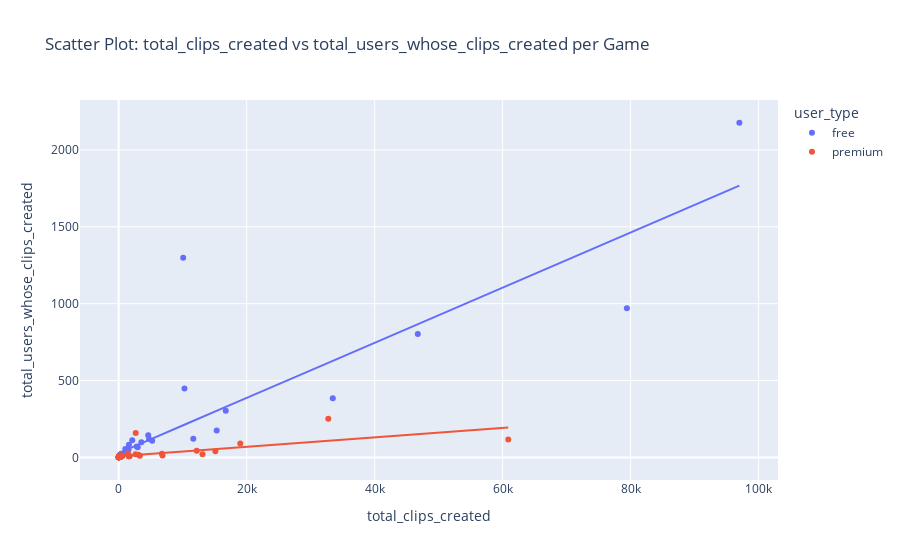
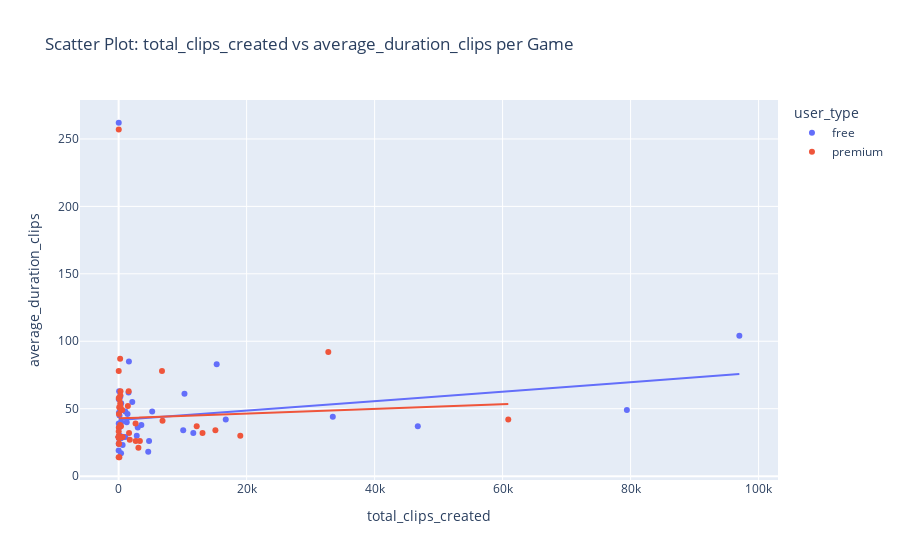
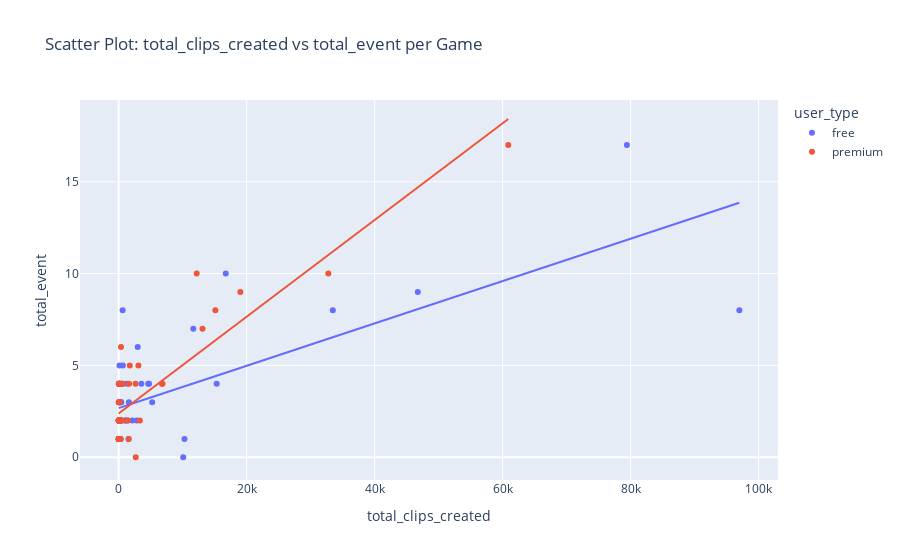

These figures' notebook cell, in order:
### Markdown cell above
#### Charts

### Code cell
import plotly.express as px
import itertools

columns_corr = [
    'total_clips_created',
    'total_users_whose_clips_created',
    'average_duration_clips',
    'total_event',
    'average_clips_per_user'
]

# Buat semua pasangan kolom unik (tanpa duplikat dan kolom sama)
pairs = list(itertools.combinations(columns_corr, 2))

# Loop untuk buat scatter plot semua pasangan
for x_col, y_col in pairs:
    fig = px.scatter(
        df_agg_clip_by_user_type_per_game,
        x=x_col,
        y=y_col,
        color="user_type",
        trendline="ols",
        trendline_scope="trace",
        hover_data=["game_name"],
        title=f"Scatter Plot: {x_col} vs {y_col} per Game"
    )

    fig.show()

### Figure 1 — Plotly figure (JSON) as saved in the notebook; plotly's stock layout.template omitted (floating-point values rounded to 4 significant figures)
{"data": [{"customdata": [["Other Games"], [null], ["COD: Warzone3-2 & MW3-2"], ["Fortnite"], ["Podcast"], ["Valorant"], ["Apex Legends"], ["Overwatch 2"], ["Tom Clancy's Rainbow Six: Siege"], ["League of Legends"], ["NBA: 2K24"], ["chatting"], ["Rocket League"], ["Dead by Daylight"], ["Fall Guys"], ["Counter Strike2"], ["Madden NFL 24"], ["Grand Theft Auto V"], ["ROBLOX"], ["FIFA 23-24 & EA Sports FC 24"], ["Destiny "], ["Mortal Kombat 1"], ["COD: Black Ops Coldwar"], ["The Texas Chain Saw Massacre"], ["starfield"], ["Halo Infinite"], ["Farlight84"], ["PlayerUnknown's Battlegrounds\n"], ["Among Us"], ["Party Animals"], ["Elden Ring"], ["Phasmophobia"], ["THE FINALS"], ["Naraka"], ["Lies of P"], ["My Hero Ultra Rumble"], ["PAYDAY 3"], ["COD: Mobile"], ["Rogue Company"], ["Marvel's Spider-Man 2"], ["Street Fighter"], ["Remnant 2"], ["SMITE"], ["Mobile Legend"], ["Honkai: Star Rail"], ["Fifa fc 2024"], ["COD: Vanguard"], ["Team Fight Tatics"], ["Worlds of Tanks"], ["Hearthstone"], ["Freefire"], ["MLB The Show 22&23"], ["battlefield2042"], ["SuperSmash Bros Ultimate"]], "hovertemplate": "user_type=free<br>total_clips_created=%{x}<br>total_users_whose_clips_created=%{y}<br>game_name=%{customdata[0]}<extra></extra>", "legendgroup": "free", "marker": {"color": "#636efa", "symbol": "circle"}, "mode": "markers", "name": "free", "orientation": "v", "showlegend": true, "type": "scatter", "x": [96995, 10091, 79418, 46749, 10288, 33465, 16739, 15323, 4623, 11668, 4757, 2129, 5244, 3553, 1606, 2830, 2984, 1391, 1042, 1548, 1264, 1053, 666, 395, 526, 394, 379, 622, 212, 270, 375, 249, 607, 321, 196, 169, 80, 128, 155, 63, 248, 41, 81, 138, 45, 32, 30, 20, 89, 3, 16, 15, 55, 11], "xaxis": "x", "y": [2177, 1299, 971, 802, 448, 384, 304, 175, 144, 122, 119, 111, 108, 99, 82, 71, 66, 55, 54, 52, 37, 27, 24, 23, 18, 18, 18, 17, 17, 17, 16, 15, 15, 12, 11, 7, 7, 7, 7, 6, 5, 5, 4, 3, 3, 3, 3, 2, 2, 1, 1, 1, 1, 1], "yaxis": "y"}, {"hovertemplate": "<b>OLS trendline</b><br>total_users_whose_clips_created = 0.0179361 * total_clips_created + 28.0566<br>R<sup>2</sup>=0.762768<br><br>user_type=free<br>total_clips_created=%{x}<br>total_users_whose_clips_created=%{y} <b>(trend)</b><extra></extra>", "legendgroup": "free", "marker": {"color": "#636efa", "symbol": "circle"}, "mode": "lines", "name": "free", "showlegend": false, "type": "scatter", "x": [3, 11, 15, 16, 20, 30, 32, 41, 45, 55, 63, 80, 81, 89, 128, 138, 155, 169, 196, 212, 248, 249, 270, 321, 375, 379, 394, 395, 526, 607, 622, 666, 1042, 1053, 1264, 1391, 1548, 1606, 2129, 2830, 2984, 3553, 4623, 4757, 5244, 10091, 10288, 11668, 15323, 16739, 33465, 46749, 79418, 96995], "xaxis": "x", "y": [28.11, 28.25, 28.33, 28.34, 28.42, 28.59, 28.63, 28.79, 28.86, 29.04, 29.19, 29.49, 29.51, 29.65, 30.35, 30.53, 30.84, 31.09, 31.57, 31.86, 32.5, 32.52, 32.9, 33.81, 34.78, 34.85, 35.12, 35.14, 37.49, 38.94, 39.21, 40.0, 46.75, 46.94, 50.73, 53.01, 55.82, 56.86, 66.24, 78.82, 81.58, 91.78, 111.0, 113.4, 122.1, 209.0, 212.6, 237.3, 302.9, 328.3, 628.3, 866.6, 1453.0, 1768.0], "yaxis": "y"}, {"customdata": [["Other Games"], [null], ["COD: Warzone3-2 & MW3-2"], ["Fortnite"], ["Apex Legends"], ["Valorant"], ["chatting"], ["Overwatch 2"], ["League of Legends"], ["Dead by Daylight"], ["Tom Clancy's Rainbow Six: Siege"], ["Fall Guys"], ["Rocket League"], ["Party Animals"], ["Counter Strike2"], ["Phasmophobia"], ["THE FINALS"], ["NBA: 2K24"], ["Farlight84"], ["Grand Theft Auto V"], ["Halo Infinite"], ["FIFA 23-24 & EA Sports FC 24"], ["starfield"], ["Podcast"], ["The Texas Chain Saw Massacre"], ["Madden NFL 24"], ["ROBLOX"], ["Destiny "], ["Among Us"], ["Honkai: Star Rail"], ["Forza Motorsport"], ["Team Fight Tatics"], ["Marvel's Spider-Man 2"], ["Game Detector"], ["Lies of P"], ["Elden Ring"], ["Naraka"], ["My Hero Ultra Rumble"], ["PlayerUnknown's Battlegrounds\n"], ["SMITE"], ["Hearthstone"], ["Remnant 2"], ["Freefire"], ["MLB The Show 22&23"], ["SuperSmash Bros Ultimate"], ["Fifa fc 2024"], ["Rogue Company"], ["COD: Mobile"], ["COD: Vanguard"], ["Street Fighter"], ["Mortal Kombat 1"], ["Mobile Legend"], ["NHL 23"], ["COD: Black Ops Coldwar"]], "hovertemplate": "user_type=premium<br>total_clips_created=%{x}<br>total_users_whose_clips_created=%{y}<br>game_name=%{customdata[0]}<extra></extra>", "legendgroup": "premium", "marker": {"color": "#EF553B", "symbol": "circle"}, "mode": "markers", "name": "premium", "orientation": "v", "showlegend": true, "type": "scatter", "x": [32764, 2670, 60887, 19010, 12199, 15121, 1444, 6774, 13108, 2645, 3090, 235, 6860, 256, 3321, 288, 619, 1740, 472, 553, 1627, 1567, 167, 291, 266, 369, 121, 236, 30, 308, 207, 45, 13, 14, 261, 112, 146, 28, 56, 214, 34, 42, 19, 28, 3, 21, 45, 10, 7, 8, 105, 94, 66, 24], "xaxis": "x", "y": [252, 158, 116, 90, 43, 40, 27, 24, 21, 21, 17, 14, 13, 11, 11, 10, 10, 9, 9, 9, 8, 7, 7, 7, 6, 6, 5, 5, 4, 4, 4, 3, 3, 3, 3, 3, 2, 2, 2, 2, 2, 2, 1, 1, 1, 1, 1, 1, 1, 1, 1, 1, 1, 1], "yaxis": "y"}, {"hovertemplate": "<b>OLS trendline</b><br>total_users_whose_clips_created = 0.00306608 * total_clips_created + 7.82374<br>R<sup>2</sup>=0.491374<br><br>user_type=premium<br>total_clips_created=%{x}<br>total_users_whose_clips_created=%{y} <b>(trend)</b><extra></extra>", "legendgroup": "premium", "marker": {"color": "#EF553B", "symbol": "circle"}, "mode": "lines", "name": "premium", "showlegend": false, "type": "scatter", "x": [3, 7, 8, 10, 13, 14, 19, 21, 24, 28, 28, 30, 34, 42, 45, 45, 56, 66, 94, 105, 112, 121, 146, 167, 207, 214, 235, 236, 256, 261, 266, 288, 291, 308, 369, 472, 553, 619, 1444, 1567, 1627, 1740, 2645, 2670, 3090, 3321, 6774, 6860, 12199, 13108, 15121, 19010, 32764, 60887], "xaxis": "x", "y": [7.833, 7.845, 7.848, 7.854, 7.864, 7.867, 7.882, 7.888, 7.897, 7.91, 7.91, 7.916, 7.928, 7.953, 7.962, 7.962, 7.995, 8.026, 8.112, 8.146, 8.167, 8.195, 8.271, 8.336, 8.458, 8.48, 8.544, 8.547, 8.609, 8.624, 8.639, 8.707, 8.716, 8.768, 8.955, 9.271, 9.519, 9.722, 12.25, 12.63, 12.81, 13.16, 15.93, 16.01, 17.3, 18.01, 28.59, 28.86, 45.23, 48.01, 54.19, 66.11, 108.3, 194.5], "yaxis": "y"}], "layout": {"legend": {"title": {"text": "user_type"}, "tracegroupgap": 0}, "title": {"text": "Scatter Plot: total_clips_created vs total_users_whose_clips_created per Game"}, "xaxis": {"anchor": "y", "domain": [0, 1], "title": {"text": "total_clips_created"}}, "yaxis": {"anchor": "x", "domain": [0, 1], "title": {"text": "total_users_whose_clips_created"}}}}

### Figure 2 — Plotly figure (JSON) as saved in the notebook; plotly's stock layout.template omitted (floating-point values rounded to 4 significant figures)
{"data": [{"customdata": [["Other Games"], [null], ["COD: Warzone3-2 & MW3-2"], ["Fortnite"], ["Podcast"], ["Valorant"], ["Apex Legends"], ["Overwatch 2"], ["Tom Clancy's Rainbow Six: Siege"], ["League of Legends"], ["NBA: 2K24"], ["chatting"], ["Rocket League"], ["Dead by Daylight"], ["Fall Guys"], ["Counter Strike2"], ["Madden NFL 24"], ["Grand Theft Auto V"], ["ROBLOX"], ["FIFA 23-24 & EA Sports FC 24"], ["Destiny "], ["Mortal Kombat 1"], ["COD: Black Ops Coldwar"], ["The Texas Chain Saw Massacre"], ["starfield"], ["Halo Infinite"], ["Farlight84"], ["PlayerUnknown's Battlegrounds\n"], ["Among Us"], ["Party Animals"], ["Elden Ring"], ["Phasmophobia"], ["THE FINALS"], ["Naraka"], ["Lies of P"], ["My Hero Ultra Rumble"], ["PAYDAY 3"], ["COD: Mobile"], ["Rogue Company"], ["Marvel's Spider-Man 2"], ["Street Fighter"], ["Remnant 2"], ["SMITE"], ["Mobile Legend"], ["Honkai: Star Rail"], ["Fifa fc 2024"], ["COD: Vanguard"], ["Team Fight Tatics"], ["Worlds of Tanks"], ["Hearthstone"], ["Freefire"], ["MLB The Show 22&23"], ["battlefield2042"], ["SuperSmash Bros Ultimate"]], "hovertemplate": "user_type=free<br>total_clips_created=%{x}<br>average_duration_clips=%{y}<br>game_name=%{customdata[0]}<extra></extra>", "legendgroup": "free", "marker": {"color": "#636efa", "symbol": "circle"}, "mode": "markers", "name": "free", "orientation": "v", "showlegend": true, "type": "scatter", "x": [96995, 10091, 79418, 46749, 10288, 33465, 16739, 15323, 4623, 11668, 4757, 2129, 5244, 3553, 1606, 2830, 2984, 1391, 1042, 1548, 1264, 1053, 666, 395, 526, 394, 379, 622, 212, 270, 375, 249, 607, 321, 196, 169, 80, 128, 155, 63, 248, 41, 81, 138, 45, 32, 30, 20, 89, 3, 16, 15, 55, 11], "xaxis": "x", "y": [104, 34, 49, 37, 61, 44, 42, 83, 18, 32, 26, 55, 48, 38, 85, 30, 36, 46, 48, 62, 40, 29, 29, 54, 29, 40, 28, 23, 30, 59, 17, 49, 29, 29, 29, 29, 63, 29, 29, 29, 29, 29, 29, 45, 47, 57, 29, 39, 36, 19, 262, 24, 28, 29], "yaxis": "y"}, {"hovertemplate": "<b>OLS trendline</b><br>average_duration_clips = 0.000351072 * total_clips_created + 41.5949<br>R<sup>2</sup>=0.033854<br><br>user_type=free<br>total_clips_created=%{x}<br>average_duration_clips=%{y} <b>(trend)</b><extra></extra>", "legendgroup": "free", "marker": {"color": "#636efa", "symbol": "circle"}, "mode": "lines", "name": "free", "showlegend": false, "type": "scatter", "x": [3, 11, 15, 16, 20, 30, 32, 41, 45, 55, 63, 80, 81, 89, 128, 138, 155, 169, 196, 212, 248, 249, 270, 321, 375, 379, 394, 395, 526, 607, 622, 666, 1042, 1053, 1264, 1391, 1548, 1606, 2129, 2830, 2984, 3553, 4623, 4757, 5244, 10091, 10288, 11668, 15323, 16739, 33465, 46749, 79418, 96995], "xaxis": "x", "y": [41.6, 41.6, 41.6, 41.6, 41.6, 41.61, 41.61, 41.61, 41.61, 41.61, 41.62, 41.62, 41.62, 41.63, 41.64, 41.64, 41.65, 41.65, 41.66, 41.67, 41.68, 41.68, 41.69, 41.71, 41.73, 41.73, 41.73, 41.73, 41.78, 41.81, 41.81, 41.83, 41.96, 41.96, 42.04, 42.08, 42.14, 42.16, 42.34, 42.59, 42.64, 42.84, 43.22, 43.26, 43.44, 45.14, 45.21, 45.69, 46.97, 47.47, 53.34, 58.01, 69.48, 75.65], "yaxis": "y"}, {"customdata": [["Other Games"], [null], ["COD: Warzone3-2 & MW3-2"], ["Fortnite"], ["Apex Legends"], ["Valorant"], ["chatting"], ["Overwatch 2"], ["League of Legends"], ["Dead by Daylight"], ["Tom Clancy's Rainbow Six: Siege"], ["Fall Guys"], ["Rocket League"], ["Party Animals"], ["Counter Strike2"], ["Phasmophobia"], ["THE FINALS"], ["NBA: 2K24"], ["Farlight84"], ["Grand Theft Auto V"], ["Halo Infinite"], ["FIFA 23-24 & EA Sports FC 24"], ["starfield"], ["Podcast"], ["The Texas Chain Saw Massacre"], ["Madden NFL 24"], ["ROBLOX"], ["Destiny "], ["Among Us"], ["Honkai: Star Rail"], ["Forza Motorsport"], ["Team Fight Tatics"], ["Marvel's Spider-Man 2"], ["Game Detector"], ["Lies of P"], ["Elden Ring"], ["Naraka"], ["My Hero Ultra Rumble"], ["PlayerUnknown's Battlegrounds\n"], ["SMITE"], ["Hearthstone"], ["Remnant 2"], ["Freefire"], ["MLB The Show 22&23"], ["SuperSmash Bros Ultimate"], ["Fifa fc 2024"], ["Rogue Company"], ["COD: Mobile"], ["COD: Vanguard"], ["Street Fighter"], ["Mortal Kombat 1"], ["Mobile Legend"], ["NHL 23"], ["COD: Black Ops Coldwar"]], "hovertemplate": "user_type=premium<br>total_clips_created=%{x}<br>average_duration_clips=%{y}<br>game_name=%{customdata[0]}<extra></extra>", "legendgroup": "premium", "marker": {"color": "#EF553B", "symbol": "circle"}, "mode": "markers", "name": "premium", "orientation": "v", "showlegend": true, "type": "scatter", "x": [32764, 2670, 60887, 19010, 12199, 15121, 1444, 6774, 13108, 2645, 3090, 235, 6860, 256, 3321, 288, 619, 1740, 472, 553, 1627, 1567, 167, 291, 266, 369, 121, 236, 30, 308, 207, 45, 13, 14, 261, 112, 146, 28, 56, 214, 34, 42, 19, 28, 3, 21, 45, 10, 7, 8, 105, 94, 66, 24], "xaxis": "x", "y": [92, 26, 42, 30, 37, 34, 52, 78, 32, 39, 21, 87, 41, 54, 26, 52, 29, 27, 29, 49, 32, 63, 29, 63, 60, 37, 57, 38, 36, 50, 29, 46, 33, 78, 29, 14, 29, 29, 24, 29, 29, 29, 257, 24, 29, 58, 29, 29, 14, 29, 29, 51, 28, 29], "yaxis": "y"}, {"hovertemplate": "<b>OLS trendline</b><br>average_duration_clips = 0.000173833 * total_clips_created + 42.8307<br>R<sup>2</sup>=0.002499<br><br>user_type=premium<br>total_clips_created=%{x}<br>average_duration_clips=%{y} <b>(trend)</b><extra></extra>", "legendgroup": "premium", "marker": {"color": "#EF553B", "symbol": "circle"}, "mode": "lines", "name": "premium", "showlegend": false, "type": "scatter", "x": [3, 7, 8, 10, 13, 14, 19, 21, 24, 28, 28, 30, 34, 42, 45, 45, 56, 66, 94, 105, 112, 121, 146, 167, 207, 214, 235, 236, 256, 261, 266, 288, 291, 308, 369, 472, 553, 619, 1444, 1567, 1627, 1740, 2645, 2670, 3090, 3321, 6774, 6860, 12199, 13108, 15121, 19010, 32764, 60887], "xaxis": "x", "y": [42.83, 42.83, 42.83, 42.83, 42.83, 42.83, 42.83, 42.83, 42.83, 42.84, 42.84, 42.84, 42.84, 42.84, 42.84, 42.84, 42.84, 42.84, 42.85, 42.85, 42.85, 42.85, 42.86, 42.86, 42.87, 42.87, 42.87, 42.87, 42.88, 42.88, 42.88, 42.88, 42.88, 42.88, 42.89, 42.91, 42.93, 42.94, 43.08, 43.1, 43.11, 43.13, 43.29, 43.29, 43.37, 43.41, 44.01, 44.02, 44.95, 45.11, 45.46, 46.14, 48.53, 53.41], "yaxis": "y"}], "layout": {"legend": {"title": {"text": "user_type"}, "tracegroupgap": 0}, "title": {"text": "Scatter Plot: total_clips_created vs average_duration_clips per Game"}, "xaxis": {"anchor": "y", "domain": [0, 1], "title": {"text": "total_clips_created"}}, "yaxis": {"anchor": "x", "domain": [0, 1], "title": {"text": "average_duration_clips"}}}}

### Figure 3 — Plotly figure (JSON) as saved in the notebook; plotly's stock layout.template omitted (floating-point values rounded to 4 significant figures)
{"data": [{"customdata": [["Other Games"], [null], ["COD: Warzone3-2 & MW3-2"], ["Fortnite"], ["Podcast"], ["Valorant"], ["Apex Legends"], ["Overwatch 2"], ["Tom Clancy's Rainbow Six: Siege"], ["League of Legends"], ["NBA: 2K24"], ["chatting"], ["Rocket League"], ["Dead by Daylight"], ["Fall Guys"], ["Counter Strike2"], ["Madden NFL 24"], ["Grand Theft Auto V"], ["ROBLOX"], ["FIFA 23-24 & EA Sports FC 24"], ["Destiny "], ["Mortal Kombat 1"], ["COD: Black Ops Coldwar"], ["The Texas Chain Saw Massacre"], ["starfield"], ["Halo Infinite"], ["Farlight84"], ["PlayerUnknown's Battlegrounds\n"], ["Among Us"], ["Party Animals"], ["Elden Ring"], ["Phasmophobia"], ["THE FINALS"], ["Naraka"], ["Lies of P"], ["My Hero Ultra Rumble"], ["PAYDAY 3"], ["COD: Mobile"], ["Rogue Company"], ["Marvel's Spider-Man 2"], ["Street Fighter"], ["Remnant 2"], ["SMITE"], ["Mobile Legend"], ["Honkai: Star Rail"], ["Fifa fc 2024"], ["COD: Vanguard"], ["Team Fight Tatics"], ["Worlds of Tanks"], ["Hearthstone"], ["Freefire"], ["MLB The Show 22&23"], ["battlefield2042"], ["SuperSmash Bros Ultimate"]], "hovertemplate": "user_type=free<br>total_clips_created=%{x}<br>total_event=%{y}<br>game_name=%{customdata[0]}<extra></extra>", "legendgroup": "free", "marker": {"color": "#636efa", "symbol": "circle"}, "mode": "markers", "name": "free", "orientation": "v", "showlegend": true, "type": "scatter", "x": [96995, 10091, 79418, 46749, 10288, 33465, 16739, 15323, 4623, 11668, 4757, 2129, 5244, 3553, 1606, 2830, 2984, 1391, 1042, 1548, 1264, 1053, 666, 395, 526, 394, 379, 622, 212, 270, 375, 249, 607, 321, 196, 169, 80, 128, 155, 63, 248, 41, 81, 138, 45, 32, 30, 20, 89, 3, 16, 15, 55, 11], "xaxis": "x", "y": [8, 0, 17, 9, 1, 8, 10, 4, 4, 7, 4, 2, 3, 4, 3, 2, 6, 2, 2, 1, 4, 2, 5, 2, 4, 3, 3, 8, 3, 2, 4, 2, 4, 1, 2, 2, 1, 4, 4, 2, 3, 2, 2, 5, 1, 1, 2, 1, 1, 2, 3, 2, 1, 1], "yaxis": "y"}, {"hovertemplate": "<b>OLS trendline</b><br>total_event = 0.00011534 * total_clips_created + 2.67254<br>R<sup>2</sup>=0.515888<br><br>user_type=free<br>total_clips_created=%{x}<br>total_event=%{y} <b>(trend)</b><extra></extra>", "legendgroup": "free", "marker": {"color": "#636efa", "symbol": "circle"}, "mode": "lines", "name": "free", "showlegend": false, "type": "scatter", "x": [3, 11, 15, 16, 20, 30, 32, 41, 45, 55, 63, 80, 81, 89, 128, 138, 155, 169, 196, 212, 248, 249, 270, 321, 375, 379, 394, 395, 526, 607, 622, 666, 1042, 1053, 1264, 1391, 1548, 1606, 2129, 2830, 2984, 3553, 4623, 4757, 5244, 10091, 10288, 11668, 15323, 16739, 33465, 46749, 79418, 96995], "xaxis": "x", "y": [2.673, 2.674, 2.674, 2.674, 2.675, 2.676, 2.676, 2.677, 2.678, 2.679, 2.68, 2.682, 2.682, 2.683, 2.687, 2.688, 2.69, 2.692, 2.695, 2.697, 2.701, 2.701, 2.704, 2.71, 2.716, 2.716, 2.718, 2.718, 2.733, 2.743, 2.744, 2.749, 2.793, 2.794, 2.818, 2.833, 2.851, 2.858, 2.918, 2.999, 3.017, 3.082, 3.206, 3.221, 3.277, 3.836, 3.859, 4.018, 4.44, 4.603, 6.532, 8.065, 11.83, 13.86], "yaxis": "y"}, {"customdata": [["Other Games"], [null], ["COD: Warzone3-2 & MW3-2"], ["Fortnite"], ["Apex Legends"], ["Valorant"], ["chatting"], ["Overwatch 2"], ["League of Legends"], ["Dead by Daylight"], ["Tom Clancy's Rainbow Six: Siege"], ["Fall Guys"], ["Rocket League"], ["Party Animals"], ["Counter Strike2"], ["Phasmophobia"], ["THE FINALS"], ["NBA: 2K24"], ["Farlight84"], ["Grand Theft Auto V"], ["Halo Infinite"], ["FIFA 23-24 & EA Sports FC 24"], ["starfield"], ["Podcast"], ["The Texas Chain Saw Massacre"], ["Madden NFL 24"], ["ROBLOX"], ["Destiny "], ["Among Us"], ["Honkai: Star Rail"], ["Forza Motorsport"], ["Team Fight Tatics"], ["Marvel's Spider-Man 2"], ["Game Detector"], ["Lies of P"], ["Elden Ring"], ["Naraka"], ["My Hero Ultra Rumble"], ["PlayerUnknown's Battlegrounds\n"], ["SMITE"], ["Hearthstone"], ["Remnant 2"], ["Freefire"], ["MLB The Show 22&23"], ["SuperSmash Bros Ultimate"], ["Fifa fc 2024"], ["Rogue Company"], ["COD: Mobile"], ["COD: Vanguard"], ["Street Fighter"], ["Mortal Kombat 1"], ["Mobile Legend"], ["NHL 23"], ["COD: Black Ops Coldwar"]], "hovertemplate": "user_type=premium<br>total_clips_created=%{x}<br>total_event=%{y}<br>game_name=%{customdata[0]}<extra></extra>", "legendgroup": "premium", "marker": {"color": "#EF553B", "symbol": "circle"}, "mode": "markers", "name": "premium", "orientation": "v", "showlegend": true, "type": "scatter", "x": [32764, 2670, 60887, 19010, 12199, 15121, 1444, 6774, 13108, 2645, 3090, 235, 6860, 256, 3321, 288, 619, 1740, 472, 553, 1627, 1567, 167, 291, 266, 369, 121, 236, 30, 308, 207, 45, 13, 14, 261, 112, 146, 28, 56, 214, 34, 42, 19, 28, 3, 21, 45, 10, 7, 8, 105, 94, 66, 24], "xaxis": "x", "y": [10, 0, 17, 9, 10, 8, 2, 4, 7, 4, 5, 4, 4, 2, 2, 2, 4, 5, 2, 2, 4, 1, 3, 1, 1, 6, 2, 2, 4, 2, 2, 1, 2, 1, 2, 2, 1, 2, 3, 2, 4, 2, 3, 2, 1, 1, 4, 1, 2, 2, 3, 4, 2, 1], "yaxis": "y"}, {"hovertemplate": "<b>OLS trendline</b><br>total_event = 0.000263318 * total_clips_created + 2.38521<br>R<sup>2</sup>=0.774699<br><br>user_type=premium<br>total_clips_created=%{x}<br>total_event=%{y} <b>(trend)</b><extra></extra>", "legendgroup": "premium", "marker": {"color": "#EF553B", "symbol": "circle"}, "mode": "lines", "name": "premium", "showlegend": false, "type": "scatter", "x": [3, 7, 8, 10, 13, 14, 19, 21, 24, 28, 28, 30, 34, 42, 45, 45, 56, 66, 94, 105, 112, 121, 146, 167, 207, 214, 235, 236, 256, 261, 266, 288, 291, 308, 369, 472, 553, 619, 1444, 1567, 1627, 1740, 2645, 2670, 3090, 3321, 6774, 6860, 12199, 13108, 15121, 19010, 32764, 60887], "xaxis": "x", "y": [2.386, 2.387, 2.387, 2.388, 2.389, 2.389, 2.39, 2.391, 2.392, 2.393, 2.393, 2.393, 2.394, 2.396, 2.397, 2.397, 2.4, 2.403, 2.41, 2.413, 2.415, 2.417, 2.424, 2.429, 2.44, 2.442, 2.447, 2.447, 2.453, 2.454, 2.455, 2.461, 2.462, 2.466, 2.482, 2.509, 2.531, 2.548, 2.765, 2.798, 2.814, 2.843, 3.082, 3.088, 3.199, 3.26, 4.169, 4.192, 5.597, 5.837, 6.367, 7.391, 11.01, 18.42], "yaxis": "y"}], "layout": {"legend": {"title": {"text": "user_type"}, "tracegroupgap": 0}, "title": {"text": "Scatter Plot: total_clips_created vs total_event per Game"}, "xaxis": {"anchor": "y", "domain": [0, 1], "title": {"text": "total_clips_created"}}, "yaxis": {"anchor": "x", "domain": [0, 1], "title": {"text": "total_event"}}}}
